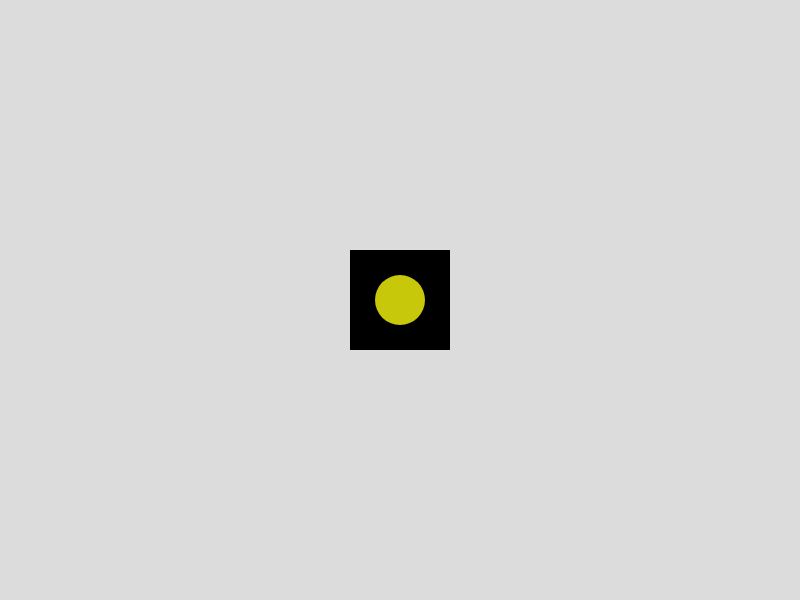
Frame 1 (no input)
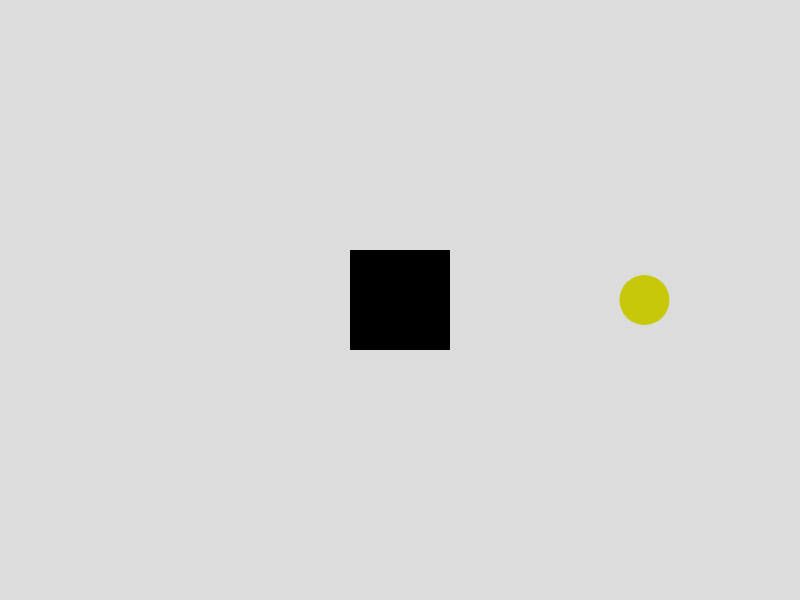
Frame 60 (no input)
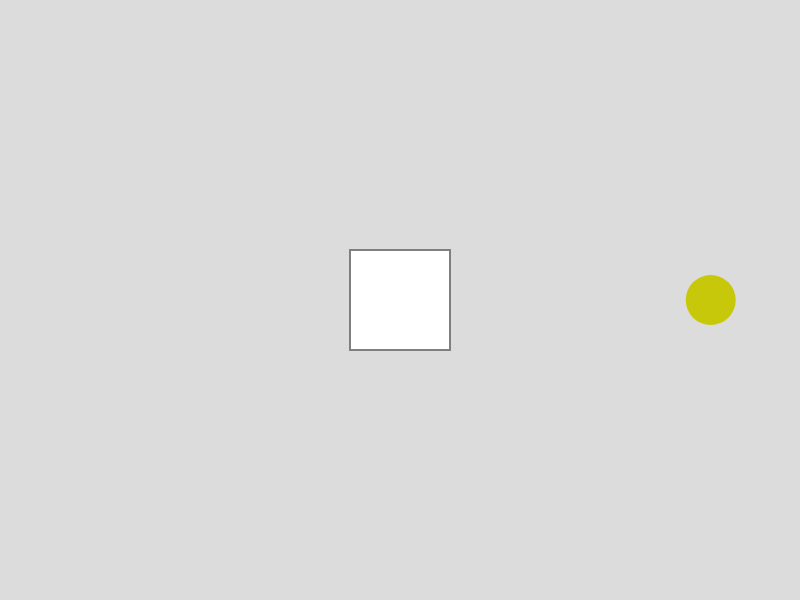
Frame 120 (the mouse pressed at the canvas centre since frame 60)

The p5.js sketch that drew these frames (run headless with seeded random() and noise() and a simulated clock; from frame 60 on, the mouse is pressed at the canvas centre):

// p5.js sketch
// ── sketch.js
// bounce a ball
// use the mouse position to change how a shape is drawn

// create some global variables
// square in the center
let sqSize, sqX, sqY;
// circle variables
let circleXpos, xSpeed;

function setup() {
    createCanvas(800, 600);
    // set some initial values
    // square
    sqX = width/2;
    sqY = height/2;
    sqSize=100;

    // cricle
    circleXpos = width/2;
    xSpeed = random(2, 5); //get a random speed

    rectMode(CENTER);
    strokeWeight(2);
}

function draw() {
    background(220);
    // if the mouse is on the left side of the canvas
    if(mouseX<width/2){
        fill(0); // set the fill color
        // report it to the console
        // console.log("mouse is on the left");
    }else{ // this is what do do if the mouseX is 
        // anywhere except the left side of the canvas
        fill(255);
    }

    // if the mouseY is less than 200
    if(mouseY<200){
        // no stroke
        noStroke();
      // if the mouseY is between 200 and 399
    } else if(mouseY>=200 && mouseY<400){
        stroke(127);
        strokeWeight(2);
    }else{ // any other mouseY position 
        stroke(127);
        strokeWeight(20);
    }
  
    // draw our rectangle
    rect(sqX, sqY, sqSize);

    // circle time!
    noStroke();
    fill(200, 200, 10); // mustard yellow
    ellipse(circleXpos, height/2, 50); // draw the circle
    circleXpos+=xSpeed; // update the circle position
  // check if the circle is past the edges of the canvas
    if(circleXpos>=width || circleXpos<=0){
        xSpeed*= -1; // change the direction of the circle
    }
}
